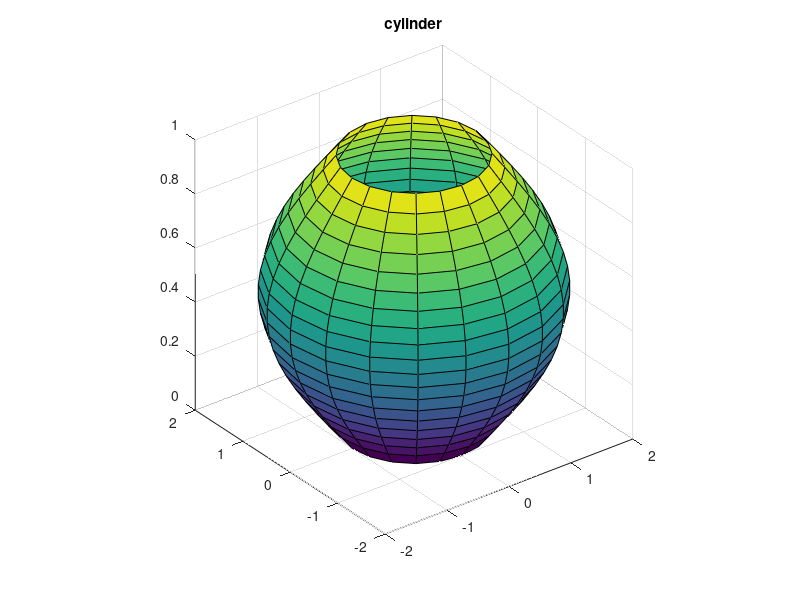

Source code (MATLAB):
% ======================================================================= %
% Generate cylinder plot.
% ======================================================================= %
clc; clear; close all;

t=linspace(0,pi,20);
r=1+sin(t);
[X,Y,Z]=cylinder(r);

surf(X,Y,Z);
title('cylinder');
axis square;
